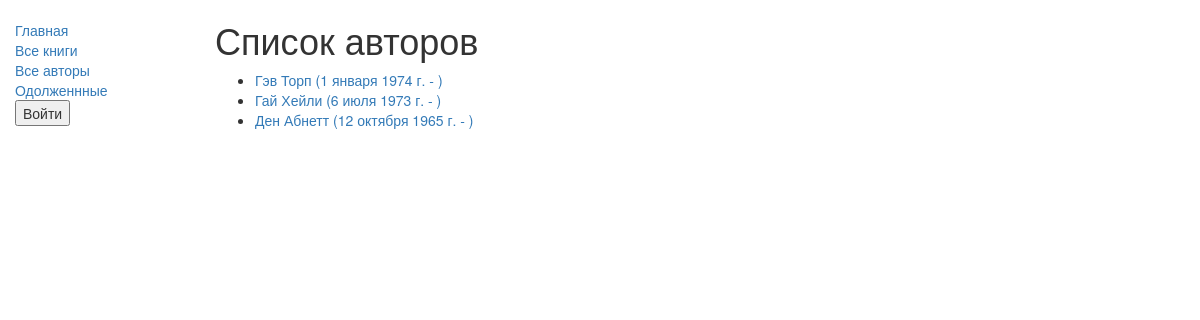
Screenshot of /catalog/authors/ with the database file from the repository.
### catalog/models.py (models this page shows, shortened)
class Author(models.Model):
    first_name = models.CharField(max_length=100)
    last_name = models.CharField(max_length=100)
    date_of_birth = models.DateField(null=True, blank=True)
    date_of_death = models.DateField('Died', null=True, blank=True)
    def get_absolute_url(self):
        return reverse('author-detail', args=[str(self.id)])

### catalog/views.py (the view)
class AuthorListView(generic.ListView):
    model = Author

### catalog/templates/catalog/author_list.html
{% extends "base_generic.html" %}
{% block content %}
    <h1>Список авторов</h1>
    {% if author_list %}
    <ul>
      {% for author in author_list %}
      <li>
        <a href="{{ author.get_absolute_url }}">{{ author.first_name }} {{author.last_name}} ({{author.date_of_birth}} - )</a>
      </li>
      {% endfor %}
    </ul>
    {% else %}
      <p>В библиотеке авторов нет.</p>
    {% endif %}
{% endblock %}

### rows the page displays
Author: first_name "Гэв", last_name "Торп", date_of_birth "1 января 1974 г."
Author: first_name "Гай", last_name "Хейли", date_of_birth "6 июля 1973 г."
Author: first_name "Ден", last_name "Абнетт", date_of_birth "12 октября 1965 г."
